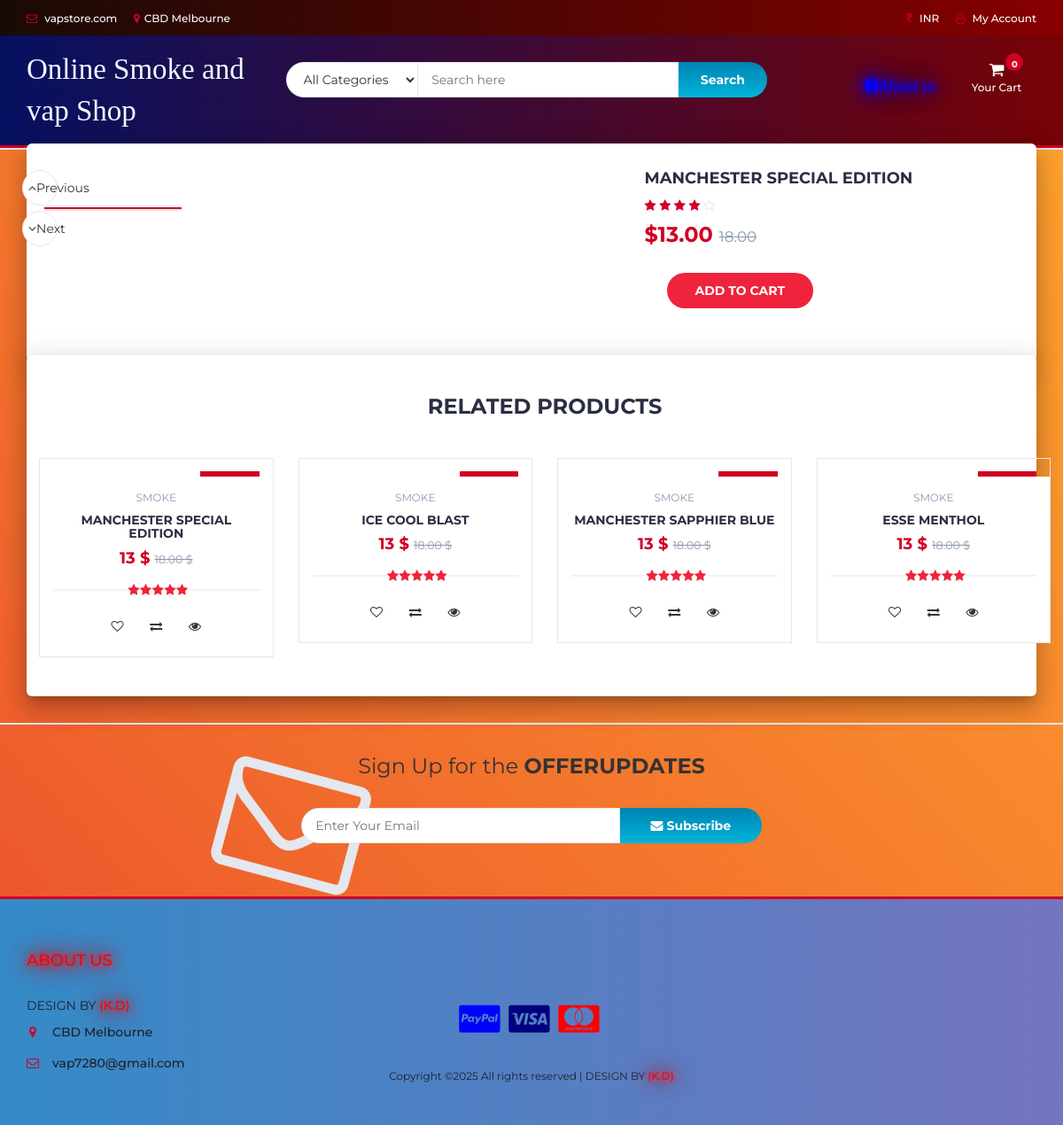
Page /product.php?p=95 on the committed database.
### tables this page shows
CREATE TABLE `products` (
  `product_id` int(100) NOT NULL,
  `product_cat` int(100) NOT NULL,
  `product_brand` int(100) NOT NULL,
  `product_title` varchar(255) NOT NULL,
  `product_price` int(100) NOT NULL,
  `product_desc` text NOT NULL,
  `product_image` text NOT NULL,
  `product_keywords` text NOT NULL
);

CREATE TABLE `categories` (
  `cat_id` int(100) NOT NULL,
  `cat_title` text NOT NULL
);

### product.php (the view, shortened to what this page needs)
<?php
include "header.php";
?>
		<div class="section main main-raised">
			<div class="container">
				<div class="row">
					<?php
								include 'db.php';
								$product_id = $_GET['p'];
								$sql = " SELECT * FROM products WHERE product_id = $product_id";
								$result = mysqli_query($con, $sql);
								if (mysqli_num_rows($result) > 0)
								{
									while($row = mysqli_fetch_assoc($result))
									{
									echo '
                                <div class="col-md-5 col-md-push-2">
                                <div id="product-main-img">
                                    <div class="product-preview">
                                        <img src='.$row['product_image'].' alt="">
                                    </div>
                                    <div class="product-preview">
                                        <img src='.$row['product_image'].' alt="">
                                    </div>
                                    <div class="product-preview">
                                        <img src='.$row['product_image'].' alt="">
                                    </div>
                                    <div class="product-preview">
                                        <img src='.$row['product_image'].' alt="">
                                    </div>
                                </div>
                            </div>
                                <div class="col-md-2  col-md-pull-5">
                                <div id="product-imgs">
                                    <div class="product-preview">
                                        <img src='.$row['product_image'].' alt="">
                                    </div>
                                    <div class="product-preview">
                                        <img src='.$row['product_image'].' alt="">
                                    </div>
                                    <div class="product-preview">
                                        <img src='.$row['product_image'].' alt="">
                                    </div>
                                    <div class="product-preview">
                                        <img src='.$row['product_image'].' alt="">
                                    </div>
                                </div>
                            </div>
									';
									?>
									<?php
									echo '
                    <div class="col-md-5">
						<div class="product-details">
							<h2 class="product-name">'.$row['product_desc'].'</h2>
							<div>
								<div class="product-rating">
									<i class="fa fa-star"></i>
									<i class="fa fa-star"></i>
									<i class="fa fa-star"></i>
									<i class="fa fa-star"></i>
									<i class="fa fa-star-o"></i>
								</div>
							</div>
							<div>
							<h3 class="product-price">$'.$row['product_price'].'.00
							<del class="product-old-price">'.$row['product_price']+5.00.'.00</del></h3>
							</div>
							<div class="add-to-cart">
								<div class="btn-group" style="margin-left: 25px; margin-top: 15px">
								<button class="add-to-cart-btn" pid="'.$row['product_id'].'"  id="product" >
								<i class="fa fa-shopping-cart"></i> add to cart</button>
                                </div>
							</div>
						</div>
					</div>
							</div>
						</div>
					</div>
				</div>
			</div>
		</div>
		<div class="section main main-raised">
			<div class="container">
				<div class="row">
					<div class="col-md-12">
						<div class="section-title text-center">
							<h3 class="title">Related Products</h3>
						</div>
					</div>
                    ';
									}
								}
								?>
								<?php
                    include 'db.php';
								$product_id = $_GET['p'];
					$product_query = "SELECT * FROM products,categories WHERE product_cat=cat_id AND product_id BETWEEN $product_id AND $product_id+3";
                $run_query = mysqli_query($con,$product_query);
                if(mysqli_num_rows($run_query) > 0){
                    while($row = mysqli_fetch_array($run_query)){
                        $pro_id    = $row['product_id'];
                        $pro_price = $row['product_price'];
                        $pro_image = $row['product_image'];
                        $cat_name = $row["cat_title"];
						$pro_desc  = $row['product_desc'];
						$price=$pro_price+5.00;
                        echo "
                                <div class='col-md-3 col-xs-6'>
								<a href='product.php?p=$pro_id'><div class='product'>
									<div class='product-img'>
										<img src='$pro_image' style='max-height: 170px;' alt=''>
										<div class='product-label'>
											<span class='new'>$cat_name</span>
										</div>
									</div></a>
									<div class='product-body'>
										<p class='product-category'>$cat_name</p>
										<h3 class='product-name header-cart-item-name'><a href='product.php?p=$pro_id'>$pro_desc</a></h3>
										<h4 class='product-price header-cart-item-info'>$pro_price $
										<del class='product-old-price'>$price.00 $</del></h4>
										<div class='product-rating'>
											<i class='fa fa-star'></i>
											<i class='fa fa-star'></i>
											<i class='fa fa-star'></i>
											<i class='fa fa-star'></i>
											<i class='fa fa-star'></i>
										</div>
										<div class='product-btns'>
											<button class='add-to-wishlist'><i class='fa fa-heart-o'></i><span class='tooltipp'>add to wishlist</span></button>
											<button class='add-to-compare'><i class='fa fa-exchange'></i><span class='tooltipp'>add to compare</span></button>
											<button class='quick-view'><i class='fa fa-eye'></i><span class='tooltipp'>quick view</span></button>
										</div>
									</div>
									<div class='add-to-cart'>
										<button pid='$pro_id' id='product' class='add-to-cart-btn block2-btn-towishlist' href='#'><i class='fa fa-shopping-cart'></i> add to cart</button>
									</div>
								</div>
                                </div>
			";
		}
}
?>
<?php
include "newslettter.php";
include "footer.php";
?>

### header.php (shortened to what this page needs)
<!DOCTYPE html>
<html lang="en">
	<head>
		<link type="text/css" rel="stylesheet" href="css/bootstrap.min.css"/>
		<link type="text/css" rel="stylesheet" href="css/slick.css"/>
		<link type="text/css" rel="stylesheet" href="css/slick-theme.css"/>
		<link type="text/css" rel="stylesheet" href="css/nouislider.min.css"/>
		<link rel="stylesheet" href="css/font-awesome.min.css">
		<link type="text/css" rel="stylesheet" href="css/style.css"/>
		<link type="text/css" rel="stylesheet" href="css/accountbtn.css"/>
    </head>
	<body>
		<header>
			<div id="top-header">
				<div class="container">
					<ul class="header-links pull-left">
						<li><a href="mailto:vap7280@gmail.com"><i class="fa fa-envelope-o"></i> vapstore.com</a></li>
						<li><a href="#"><i class="fa fa-map-marker"></i>CBD Melbourne</a></li>
					</ul>
					<ul class="header-links pull-right">
						<li><a href="#"><i class="fa fa-inr"></i> INR</a></li>
						<li><?php
                             include "db.php";
                            if(isset($_SESSION["uid"])){
                                $sql = "SELECT first_name FROM
										user_info WHERE user_id='$_SESSION[uid]'";
                                $query = mysqli_query($con,$sql);
                                $row=mysqli_fetch_array($query);
                                echo '
                               <div class="dropdownn">
                                  <a href="#" class="dropdownn" data-toggle="modal"
										data-target="#myModal" >
										<i class="fa fa-user-o"></i> HI '.$row["first_name"].'</a>
									 <div class="dropdownn-content">
                                    <a href="" data-toggle="modal" data-target="#profile">
										<i class="fa fa-user-circle" aria-hidden="true" >
												</i>My Profile</a>
                                    <a href="logout.php"  >
										<i class="fa fa-sign-in" aria-hidden="true"></i>Log out</a>
                                  </div>
                                </div>';
                            }else{
                                echo '
                                <div class="dropdownn">
                                  <a href="#" class="dropdownn" data-toggle="modal" data-target="#myModal" >
								  <i class="fa fa-user-o"></i> My Account</a>
									  <div class="dropdownn-content">
								  	<a href="admin/login.php" >
										<i class="fa fa-user" aria-hidden="true" ></i>Admin</a>
                                    <a href="" data-toggle="modal" data-target="#Modal_login">
										<i class="fa fa-sign-in" aria-hidden="true" ></i>Login</a>
                                    <a href="" data-toggle="modal" data-target="#Modal_register">
										<i class="fa fa-user-plus" aria-hidden="true"></i>Register</a>
                                  </div>
                                </div>';
                            }
                                             ?>
                                </li>
					</ul>
				</div>
			</div>
			<div id="header">
				<div class="container">
					<div class="row">
						<div class="col-md-3">
							<div class="header-logo">
								<a href="#" class="logo">
								<font style="font-style:normal; font-size: 33px;color: aliceblue;font-family: serif">
                                        Online Smoke and vap Shop
                                    </font>
								</a>
							</div>
						</div>
						<div class="col-md-6">
							<div class="header-search">
								<form>
									<select class="input-select">
										<option value="0">All Categories</option>
									</select>
									<input class="input" id="search" type="text" placeholder="Search here">
									<button type="submit" id="search_btn" class="search-btn">Search</button>
								</form>
							</div>
						</div>
						<div class="col-md-3 clearfix">
							<div class="header-ctn">
								<div>
									<a href="about.html">
										<i class="fa fa-info-circle" style="color: blue; text-shadow: 0 0 10px blue, 0 0 20px blue, 0 0 30px blue;"><span>About us</span></i>
									</a>
								</div>
								<div class="dropdown">
									<a class="dropdown-toggle" data-toggle="dropdown"
									aria-expanded="true">
										<i class="fa fa-shopping-cart"></i>
										<span>Your Cart</span>
										<div class="badge qty">0</div>
									</a>
									</div>
							</div>
						</div>
					</div>
				</div>
			</div>
		</header>

### newslettter.php (shortened to what this page needs)
 <div id="newsletter" class="section">
	<div class="container">
		<div class="row">
			<div class="col-md-12">
				<div class="newsletter">
					<p>Sign Up for the <strong>OFFERUPDATES</strong></p>
					<form id="offer_form" onsubmit="return false">
						<input class="input" type="email" id="email" name="email" placeholder="Enter Your Email">
						<button class="newsletter-btn" value="Sign Up" name="signup_button" type="submit">
							<i class="fa fa-envelope"></i> Subscribe</button>
					</form>
				</div>
			</div>
		</div>
	</div>
</div>

### footer.php (shortened to what this page needs)
<footer id="footer">
			<div class="section">
				<div class="container">
					<div class="row">
						<div class="col-md-3 col-xs-6">
							<div class="footer">
								<h3 class="footer-title"><a href="about.html" style="color: red; text-shadow: 0 0 10px red, 0 0 20px red, 0 0 30px red;"> About Us</a></h3>
								<p>DESIGN BY <a href="kd.html" style="color: red; text-shadow: 0 0 10px red, 0 0 20px red, 0 0 30px red;">(K.D)</a></p>
								<ul class="footer-links">
									<li><a href="#"><i class="fa fa-map-marker"></i>CBD Melbourne</a></li>
									<li><a href="mailto::vap7280@gmail.com"><i class="fa fa-envelope-o"></i>vap7280@gmail.com</a></li>
								</ul>
							</div>
						</div>
						<div class="col-md-6 text-center" style="margin-top:80px;">
							<ul class="footer-payments">
								<li><a href="#">
								<i class="fa fa-cc-paypal" style="color:blue;"></i>
								<i class="fa fa-cc-visa" style="color:navy;"></i>
								<i class="fa fa-cc-mastercard" style="color:red;"></i>
								</a></li>
							</ul>
							<span class="copyright">
								Copyright &copy;<script>document.write(new Date().getFullYear());</script>
								 All rights reserved | DESIGN BY
								 <a href="kd.html" target="_blank" style="color: red; text-shadow: 0 0 10px red, 0 0 20px red, 0 0 30px red;">(K.D)</a>
							</span>
						</div>
					</div>
				</div>
			</div>
		</footer>

### css/accountbtn.css (style rules this page uses)
.dropdownn { position: relative; display: inline-block; }

### header.php (style rules this page uses)
#header { background: #780206; background: -webkit-linear-gradient(to right, #061161, #780206); background: linear-gradient(to right, #061161, #780206); }
#top-header { background: #870000; background: -webkit-linear-gradient(to right, #190A05, #870000); background: linear-gradient(to right, #190A05, #870000); }
#footer { background: #7474BF; background: -webkit-linear-gradient(to right, #348AC7, #7474BF); background: linear-gradient(to right, #348AC7, #7474BF); color: #1E1F29; }
.footer-links li a { color: #1E1F29; }

### rows in the picture
products: product_desc "MANCHESTER SPECIAL EDITION", product_price "13", $row['product_price']+5.00 "18", categories.cat_title "SMOKE", product_price "18"
products: categories.cat_title "SMOKE", product_desc "ICE COOL BLAST", product_price "13", product_price "18"
products: categories.cat_title "SMOKE", product_desc "MANCHESTER SAPPHIER BLUE", product_price "13", product_price "18"
products: categories.cat_title "SMOKE", product_desc "ESSE MENTHOL", product_price "13", product_price "18"
